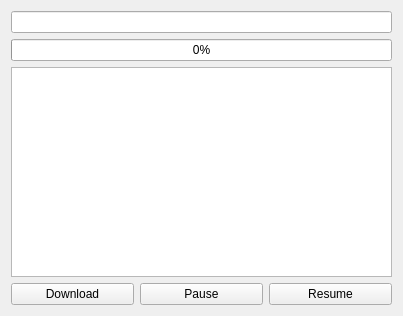
<?xml version="1.0" encoding="UTF-8"?>
<ui version="4.0">
 <class>Form</class>
 <widget class="QWidget" name="Form">
  <property name="geometry">
   <rect>
    <x>0</x>
    <y>0</y>
    <width>403</width>
    <height>316</height>
   </rect>
  </property>
  <property name="windowTitle">
   <string>DownloadManager</string>
  </property>
  <layout class="QVBoxLayout" name="verticalLayout">
   <item>
    <widget class="QLineEdit" name="url"/>
   </item>
   <item>
    <widget class="QProgressBar" name="progressBar">
     <property name="value">
      <number>0</number>
     </property>
    </widget>
   </item>
   <item>
    <widget class="QTextEdit" name="textEdit"/>
   </item>
   <item>
    <layout class="QHBoxLayout" name="horizontalLayout">
     <item>
      <widget class="QPushButton" name="download">
       <property name="text">
        <string>Download</string>
       </property>
      </widget>
     </item>
     <item>
      <widget class="QPushButton" name="pause">
       <property name="text">
        <string>Pause</string>
       </property>
      </widget>
     </item>
     <item>
      <widget class="QPushButton" name="resume">
       <property name="text">
        <string>Resume</string>
       </property>
      </widget>
     </item>
    </layout>
   </item>
  </layout>
 </widget>
 <resources/>
 <connections/>
</ui>
